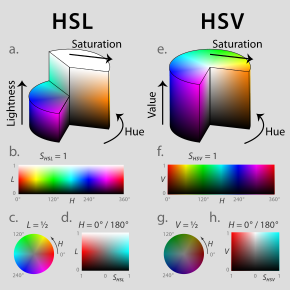
#> input picture images/hsl_hsv.png, 290 x 290 px
$ python color_detection.py
#> lines starting #> are read from the running program, lines starting #| are printed output that depends on the picture; after the words box and inside, x2 and y2 are one past the last pixel; in counts of white or black regions, pixels touching at a corner belong together
import cv2
import numpy as np

def empty(a):
    pass

cv2.namedWindow("TrackBars")
cv2.resizeWindow("TrackBars",640,240)

# Ignore the Error throen by VSCode
cv2.createTrackbar("Hue Min","TrackBars",0,179,empty)
cv2.createTrackbar("Hue Max","TrackBars",19,179,empty)
cv2.createTrackbar("Sat Min","TrackBars",110,255,empty)
cv2.createTrackbar("Sat Max","TrackBars",240,255,empty)
cv2.createTrackbar("Val Min","TrackBars",153,255,empty)
cv2.createTrackbar("Val Max","TrackBars",255,255,empty)

while True:
    img = cv2.imread("../images/hsl_hsv.png")
#> img is the input picture: shape (290, 290, 3); mean B, G, R 185, 181.5, 184.7
    img = cv2.resize(img, (500,500))
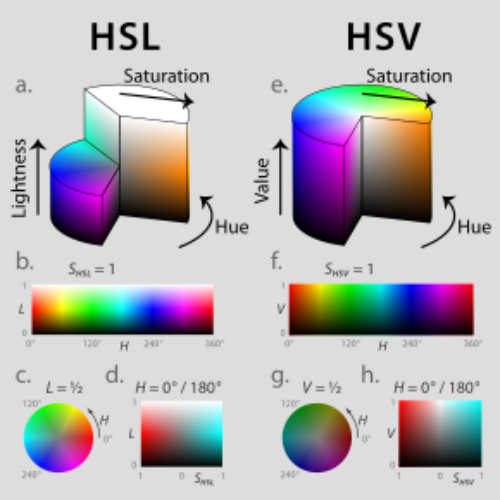
#> img: shape (500, 500, 3); mean B, G, R 184.9, 181.4, 184.7

    # Convert to HSV
    imgHSV = cv2.cvtColor(img,cv2.COLOR_BGR2HSV)
#> imgHSV: shape (500, 500, 3); mean H, S, V 22.6, 49.1, 198.2

    h_min = cv2.getTrackbarPos("Hue Min","TrackBars")
    h_max = cv2.getTrackbarPos("Hue Max", "TrackBars")
    s_min = cv2.getTrackbarPos("Sat Min", "TrackBars")
    s_max = cv2.getTrackbarPos("Sat Max", "TrackBars")
    v_min = cv2.getTrackbarPos("Val Min", "TrackBars")
    v_max = cv2.getTrackbarPos("Val Max", "TrackBars")

    # Create a mask
    lower = np.array([h_min,s_min,v_min])
    upper = np.array([h_max,s_max,v_max])
    mask = cv2.inRange(imgHSV,lower,upper)
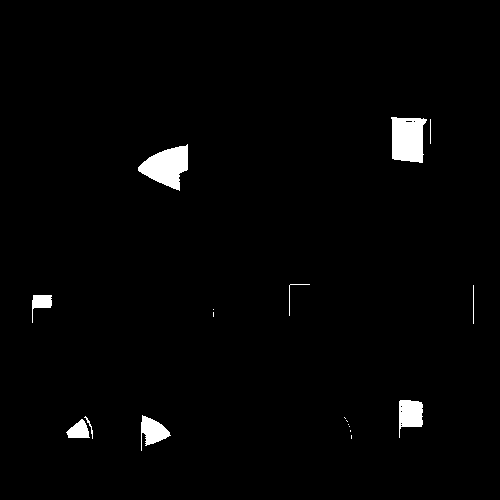
#> mask: shape (500, 500); 1.9% white; 18 white regions (8 under 20 px), largest, box (x1, y1, x2, y2) and area: (138, 144, 188, 191) 1376, (391, 117, 427, 163) 1356, (399, 400, 423, 438) 629

    # AND operation
    imgFilter = cv2.bitwise_and(img,img,mask=mask)

    cv2.imshow("Original", img)
    cv2.imshow("HSV", imgHSV)
    cv2.imshow("Masked", mask)
    cv2.imshow("Filtered", imgFilter)


    cv2.waitKey(1)
